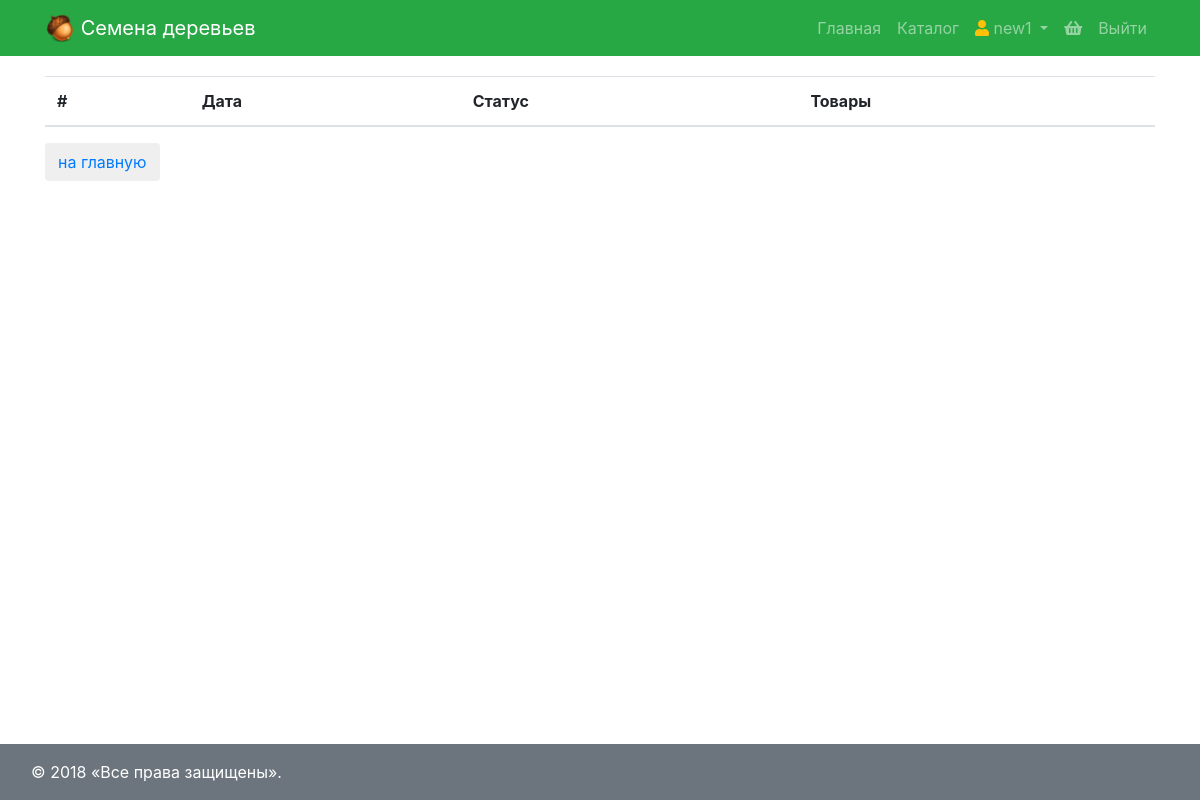
/order/ (signed in), run on an earlier commit of the app's database.
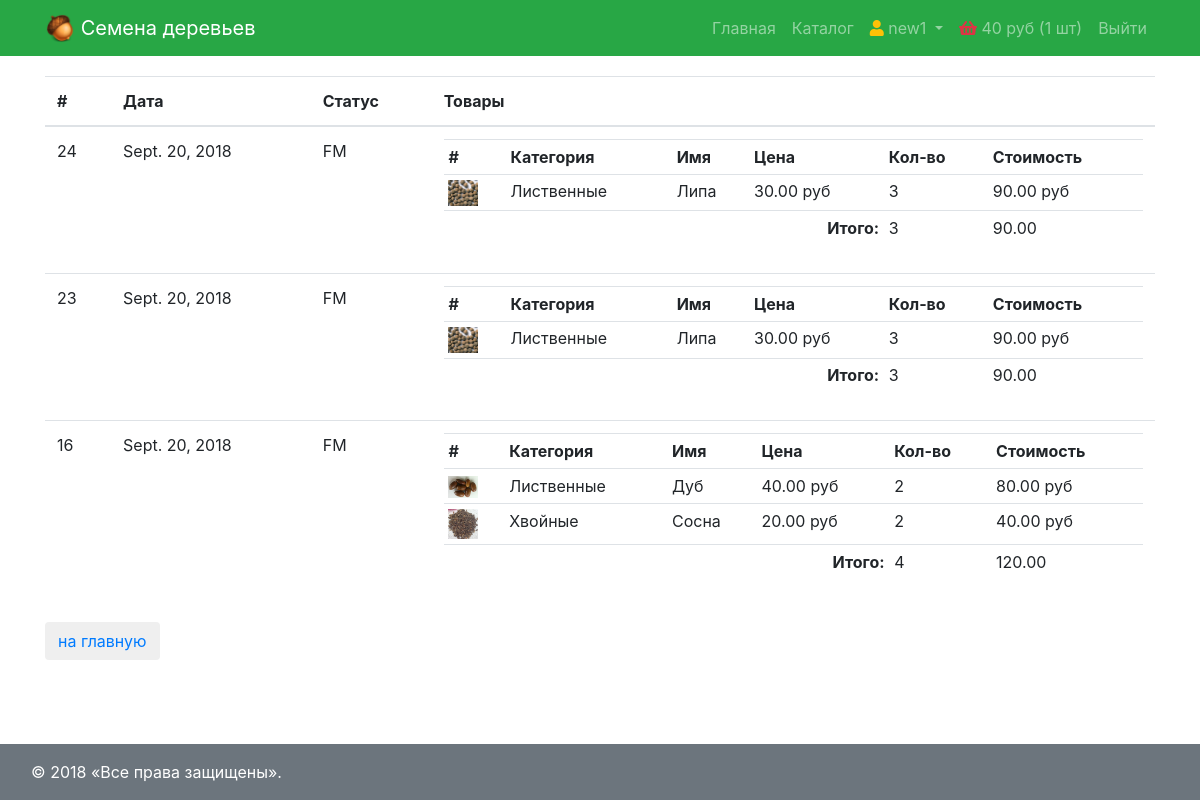
And on a later commit of the database.
### apps/order/models.py (models this page shows)
class Order(models.Model):
    CART = 'CT'
    FORMING = 'FM'
    SENT_TO_PROCEED = 'STP'
    PROCEEDED = 'PRD'
    PAID = 'PD'
    READY = 'RDY'
    CANCEL = 'CNC'
    ORDER_STATUS_CHOICES = (
        (CART, 'корзина'),
        (FORMING, 'формируется'),
        (SENT_TO_PROCEED, 'отправлен в обработку'),
        (PAID, 'оплачен'),
        (PROCEEDED, 'обрабатывается'),
        (READY, 'готов к выдаче'),
        (CANCEL, 'отменен'),
    )
    user = models.ForeignKey(settings.AUTH_USER_MODEL, on_delete=models.CASCADE)
    positions = models.ManyToManyField(Position)
    created = models.DateTimeField(verbose_name='создан', auto_now_add=True)
    updated = models.DateTimeField(verbose_name='обновлен', auto_now=True)
    status = models.CharField(verbose_name='статус', max_length=3, choices=ORDER_STATUS_CHOICES, default=CART)
    is_active = models.BooleanField(verbose_name='активен', default=True)
    class Meta:
        ordering = ('-created',)
        verbose_name = 'заказ'
        verbose_name_plural = 'заказы'
    @property
    def total_quantity(self):
        _items = self.positions.all()
        _totalquantity = sum(list(map(lambda x: x.quantity, _items)))
        return _totalquantity
    @property
    def total_cost(self):
        _items = self.positions.all()
        _totalcost = sum(list(map(lambda x: x.cost, _items)))
        return _totalcost

class Position(models.Model):
    product = models.ForeignKey(Product, on_delete=models.CASCADE)
    quantity = models.PositiveIntegerField(verbose_name='количество', default=0)
    add_datetime = models.DateTimeField(verbose_name='время', auto_now_add=True)
    @property
    def cost(self):
        return self.product.price * self.quantity

### apps/product/models.py (models this page shows, shortened)
class Product(models.Model):
    category = models.ForeignKey(Category, on_delete=models.CASCADE)
    name = models.CharField(verbose_name='имя продукта', max_length=128)
    image = models.ImageField(upload_to='images', blank=True)
    short_desc = models.CharField(verbose_name='кратко', max_length=1024, blank=True)
    description = models.TextField(verbose_name='подробно', blank=True)
    price = models.DecimalField(verbose_name='цена', max_digits=8, decimal_places=2, default=0)
    quantity = models.PositiveIntegerField(verbose_name='склад', default=0)

class Category(models.Model):
    name = models.CharField(verbose_name='имя', max_length=64, unique=True)
    description = models.TextField(verbose_name='описание', blank=True)

### apps/order/views.py (the view)
# urls.py: re_path(r'^(?P<category>\d+)$', product.index, name='index'),
@login_required
def index(request):
    title = 'заказы'
    return render(request, 'order/index.html', {'title': title, 'models': Order.objects.filter(user=request.user, status=Order.FORMING)})

### apps/order/context_processors/header.py (called while the page is built)
def widget(request):
    return {'order': request.user.order_set.filter(status=Order.CART).first() if request.user.is_authenticated else []}

### templates/order/index.html
{% extends 'layout.html' %} {% block content %}
<table class="table">
    <thead>
        <tr>
            <th scope="col">#</th>
            <th scope="col">Дата</th>
            <th scope="col">Статус</th>
            <th scope="col">Товары</th>
        </tr>
    </thead>
    <tbody>
        {% for order in models %}
        <tr>
            <td>{{ order.pk }}</td>
            <td>{{ order.created|date }}</td>
            <td>{{ order.status }}</td>
            <td>
                <table class="table table-sm">
                    <tr>
                        <th scope="col">#</th>
                        <th scope="col">Категория</th>
                        <th scope="col">Имя</th>
                        <th scope="col">Цена</th>
                        <th scope="col">Кол-во</th>
                        <th scope="col">Стоимость</th>
                    </tr>
                    {% for item in order.positions.all %}
                    <tr>
                        <td><img class="small" src="/media/{{ item.product.image }}" alt="{{ item.product.short_desc }}"></td>
                        <td>{{ item.product.category.name }}</td>
                        <td>{{ item.product.name }}</td>
                        <td>{{ item.product.price }}&nbspруб</td>
                        <td>{{ item.quantity }}</td>
                        <td>{{ item.cost }}&nbspруб</td>
                    </tr>
                    {% endfor %}
                    <tfoot>
                        <tr>
                            <td colspan="4" style="text-align:right"><b>Итого:</b></td>
                            <td>{{ order.total_quantity }}</td>
                            <td>{{ order.total_cost }}</td>
                        </tr>
                    </tfoot>
                </table>
            </td>
        </tr>
        {% endfor %}
    </tbody>
</table>
<button class="btn btn-round"><a href="{% url 'main' %}">на главную</a></button>
{% endblock %}

### templates/layout.html (shortened to what this page needs)
{% load staticfiles %}
<!DOCTYPE html>
<html lang="en">
<head>
    {% block css %}
    <link rel="stylesheet" href="https://maxcdn.bootstrapcdn.com/bootstrap/4.0.0/css/bootstrap.min.css">
    <link rel="stylesheet" href="https://use.fontawesome.com/releases/v5.3.1/css/all.css">
    <link rel="stylesheet" type="text/css" href="{% static 'css/style.css' %}">
    {% endblock %}
</head>
<body>
<nav class="navbar navbar-expand-lg navbar-dark bg-success fixed-top">
    <div class="container">
        <a class="navbar-brand" href="{% url 'main' %}">
            <img src="{% static 'images/icon.png' %}" width="30" height="30" class="d-inline-block align-top" alt="">
            Семена деревьев
        </a>
        <div class="collapse navbar-collapse" id="navbarResponsive">
            <ul class="navbar-nav ml-auto">
                {% block menu %}
                    <li class="nav-item {% if request.resolver_match.url_name == 'main' %}active{% endif %}">
                        <a class="nav-link" href="{% url 'main' %}">Главная</a>
                    </li>
                    <li class="nav-item {% if request.resolver_match.namespace == 'product' %}active{% endif %}">
                        <a class="nav-link" href="{% url 'product:index' %}">Каталог</a>
                    </li>
                    {% if user.is_authenticated %}
                        <li class="nav-item dropdown">
                            <a class="nav-link dropdown-toggle" href="#" id="navbarDropdown" role="button" data-toggle="dropdown" aria-haspopup="true" aria-expanded="false">
                                <i class="fas fa-user text-warning"></i>
                                {{ user.first_name|default:'Пользователь' }}
                            </a>
                        </li>
                    {% endif %}
                {% endblock %}
                <li>
                    {% if order.positions.exists %}
                    <a href="{% url 'order:view' %}" class="nav-link">
                        <i class="fas fa-shopping-basket text-danger"></i>
                        <span>{{ order.total_cost|floatformat:0 }} руб ({{ order.total_quantity }} шт)</span>
                    </a>
                    {% else %}
                        <span class="nav-link">
                            <i class="fas fa-shopping-basket text-default"></i>
                        </span>
                    {% endif %}
                </li>
                <li>
                    {% if user.is_authenticated %}
                        <a href="{% url 'user:logout' %}" class="nav-link">Выйти</a>
                    {% else %}
                        <a href="{% url 'user:login' %}" class="nav-link">Войти</a>
                    {% endif %}
                </li>
            </ul>
        </div>
    </div>
</nav>
<div class="container">
    {% block content %}{% endblock %}
</div>
<footer class="fixed-bottom bg-secondary">
    {% block footer %}<div class="container text-white m-3">© 2018 «Все права защищены».</div>{% endblock %}
</footer>
</body>
</html>

What changed in the data, as far as the page shows it:
added Order: total_cost "40", total_quantity "1"
added Order: pk "24", created "Sept. 20, 2018", status "FM", total_quantity "3", total_cost "90.00"
added Position: product.image (picture), product.category.name "Лиственные", product.name "Липа", product.price "30.00", quantity "3", cost "90.00", shown under "24"
added Order: pk "23", created "Sept. 20, 2018", status "FM", total_quantity "3", total_cost "90.00"
added Position: product.image (picture), product.category.name "Лиственные", product.name "Липа", product.price "30.00", quantity "3", cost "90.00", shown under "23"
now on this page (row edited): Order: pk "16", created "Sept. 20, 2018", status "FM", total_quantity "4", total_cost "120.00"
added Position: product.image (picture), product.category.name "Лиственные", product.name "Дуб", product.price "40.00", quantity "2", cost "80.00", shown under "16"
added Position: product.image (picture), product.category.name "Хвойные", product.name "Сосна", product.price "20.00", quantity "2", cost "40.00", shown under "16"
Also different on the page:
text now shown: "руб ( шт)"
